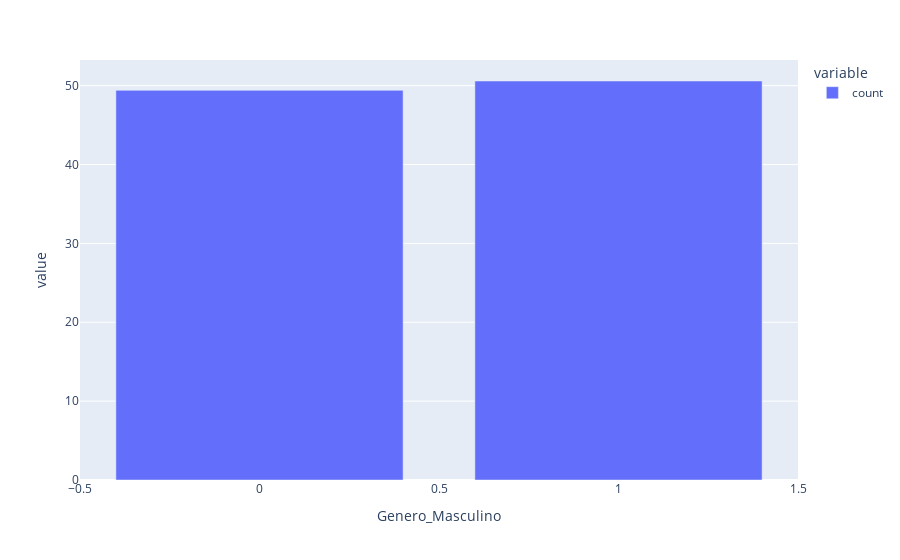

The code cell stored with this chart in its notebook:
### Code cell
# Análise Univariada - Gênero
px.bar(df_obesidade.value_counts('Genero_Masculino') / len(df_obesidade) * 100)

### Figure 1 — Plotly figure (JSON) as saved in the notebook; plotly's stock layout.template omitted (floating-point values rounded to 4 significant figures)
{"data": [{"alignmentgroup": "True", "hovertemplate": "variable=count<br>Genero_Masculino=%{x}<br>value=%{y}<extra></extra>", "legendgroup": "count", "marker": {"color": "#636efa", "pattern": {"shape": ""}}, "name": "count", "offsetgroup": "count", "orientation": "v", "showlegend": true, "textposition": "auto", "type": "bar", "x": [1, 0], "xaxis": "x", "y": [50.59, 49.41], "yaxis": "y"}], "layout": {"barmode": "relative", "legend": {"title": {"text": "variable"}, "tracegroupgap": 0}, "margin": {"t": 60}, "xaxis": {"anchor": "y", "domain": [0, 1], "title": {"text": "Genero_Masculino"}}, "yaxis": {"anchor": "x", "domain": [0, 1], "title": {"text": "value"}}}}
